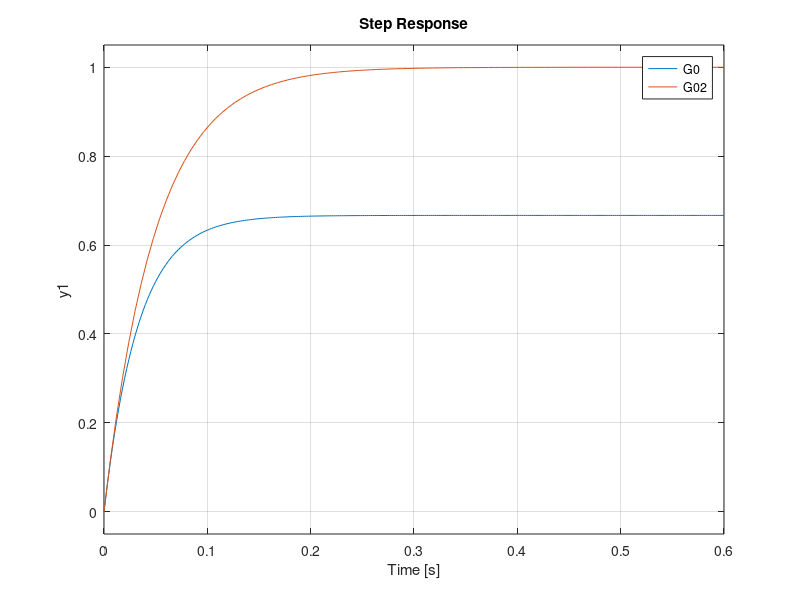

Recreate this plot in MATLAB.
Gc = 2;
G = tf(10, [1, 10]);

G0 = feedback(Gc * G, +1);

Gc2 = tf([2 20], [1 0]);

G02 = feedback (Gc2 * G, +1);

step(G0,G02);


